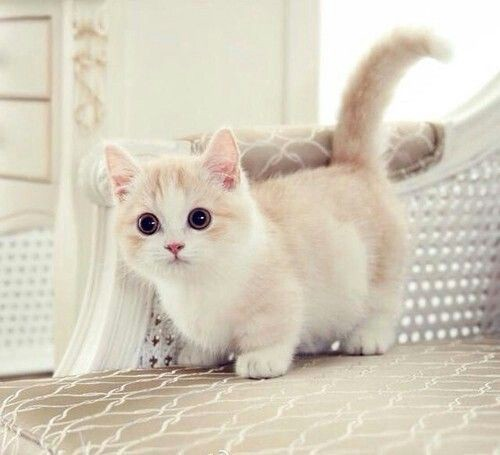
#> input picture obfuscation_module/tests/integration_tests/obfuscation_test/cute_kitty.jpeg, 500 x 455 px
$ python bad_obfuscation_test.py
#> lines starting #> are read from the running program, lines starting #| are printed output that depends on the picture
### obfuscation_module/obfuscation_core/obfuscators/bad_obfuscator.py
import cv2
from numpy import ndarray
import numpy as np

from key.key_builder import KeyBuilder
from key.key_types.layer import Layer
from time_logging.time_logger import time_logged, monitor_obfuscation
from obfuscation_core.obfuscators.obfuscator import Obfuscator


class BadObfuscator(Obfuscator):
    id = 127

    @monitor_obfuscation
    def obfuscate(self, image: ndarray, key_builder: KeyBuilder):
        print("Running bad obfuscator...")

        grayscale_image = cv2.cvtColor(image, cv2.COLOR_BGR2GRAY)
        grayscale_image = cv2.cvtColor(grayscale_image, cv2.COLOR_GRAY2RGB)
        #for i in range(len(image)):
            # image[i] = grayscale_image[0]

        image = np.concatenate((image, grayscale_image[0]))

        # image.reshape((image.shape[1], image.shape[0], image.shape[2]))


        layer = Layer(BadObfuscator.id, "")
        key_builder.set_step(layer)

        if self.next_obfuscator is not None:
            self.next_obfuscator.obfuscate(image, key_builder)

### obfuscation_module/key/key_builder.py
from typing import List, Tuple

from key.key_types.layer import Layer
from key.key_types.zone_key import ZoneKey
class KeyBuilder:
    def __init__(self, coord: Tuple[Tuple[int]]):
        self.key: ZoneKey = ZoneKey(
            coord,
            []
        )
        self.steps: List[Layer] = []

    def reset(self) -> None:
        self.key = ZoneKey()
        self.steps = []

    def set_step(self, layer: Layer) -> None:
        self.key.layers.append(layer)
        self.steps.append(layer)

    # [4 lines left out: function build, not called in this run]

### obfuscation_module/key/key_types/zone_key.py
import json
from typing import List, Tuple
import copy
from key.key_types.layer import Layer


class ZoneKey:
    coordinates: Tuple[Tuple[int]] = ()
    layers: List[Layer] = []

    def __init__(self, coordinates: Tuple[Tuple[int]], layers: List[Layer]) -> None:
        self.coordinates = copy.deepcopy(coordinates)
        self.layers = copy.deepcopy(layers)
        pass

    # [5 lines left out: function __repr__, not called in this run]

    def toJson(self):
        return json.dumps(self, default=lambda o: o.__dict__)
    pass

### obfuscation_module/bad_obfuscation_test.py
import copy
import argparse
import os

import sys

import cv2

from numpy import ndarray

from key.key_builder import KeyBuilder
from key.key_types.zone_key import ZoneKey
from obfuscation_core.obfuscators.bad_obfuscator import BadObfuscator

OBFUSCATORS = {
    'bad-obfuscator': BadObfuscator()
}

sys.path.append('key')


def get_cut_image(coordinates, image):
    ((x1, y1), (x2, y2)) = coordinates
    return image[y1:y2, x1:x2]


def get_image_path():
    if os.path.exists('tests/integration_tests/obfuscation_test/cute_kitty.jpeg'):
        return 'tests/integration_tests/obfuscation_test/cute_kitty.jpeg'
    return 'cute_kitty.jpeg'


if __name__ == '__main__':
    possible_modes = []
    for key in OBFUSCATORS:
        possible_modes.append(key)
    parser = argparse.ArgumentParser(description="Obfuscation tests")
    parser.add_argument('--obfuscator', '-o', default="bad-obfuscator", help="Obfuscator", choices=possible_modes)

    cv2.startWindowThread()
    img: ndarray = cv2.imread(get_image_path())
#> img is the input picture: shape (455, 500, 3); mean B, G, R 189.6, 206.2, 213.8

    img_og = copy.deepcopy(img)
    s = ((100, 100), (300, 300))
    img = get_cut_image(s, img)
#> in get_cut_image, `return image[y1:y2, x1:x2]`:
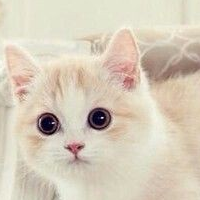
#> returned value: shape (200, 200, 3); mean of channels 0, 1, 2 186, 204, 215.2; drawn as B, G, R

    kb: KeyBuilder = KeyBuilder(s)
    cv2.imshow('Start', img_og)

    args = parser.parse_args(sys.argv[1:])
    OBFUSCATORS[args.obfuscator].obfuscate(img, kb)
#> in obfuscate, `grayscale_image = cv2.cvtColor(image, cv2.COLOR_BGR2GRAY)`:
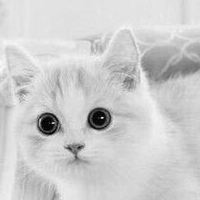
#> grayscale_image: shape (200, 200); min 3, max 249, mean 205.3
#> (the run stopped early here; a loop or call above may not have finished)
